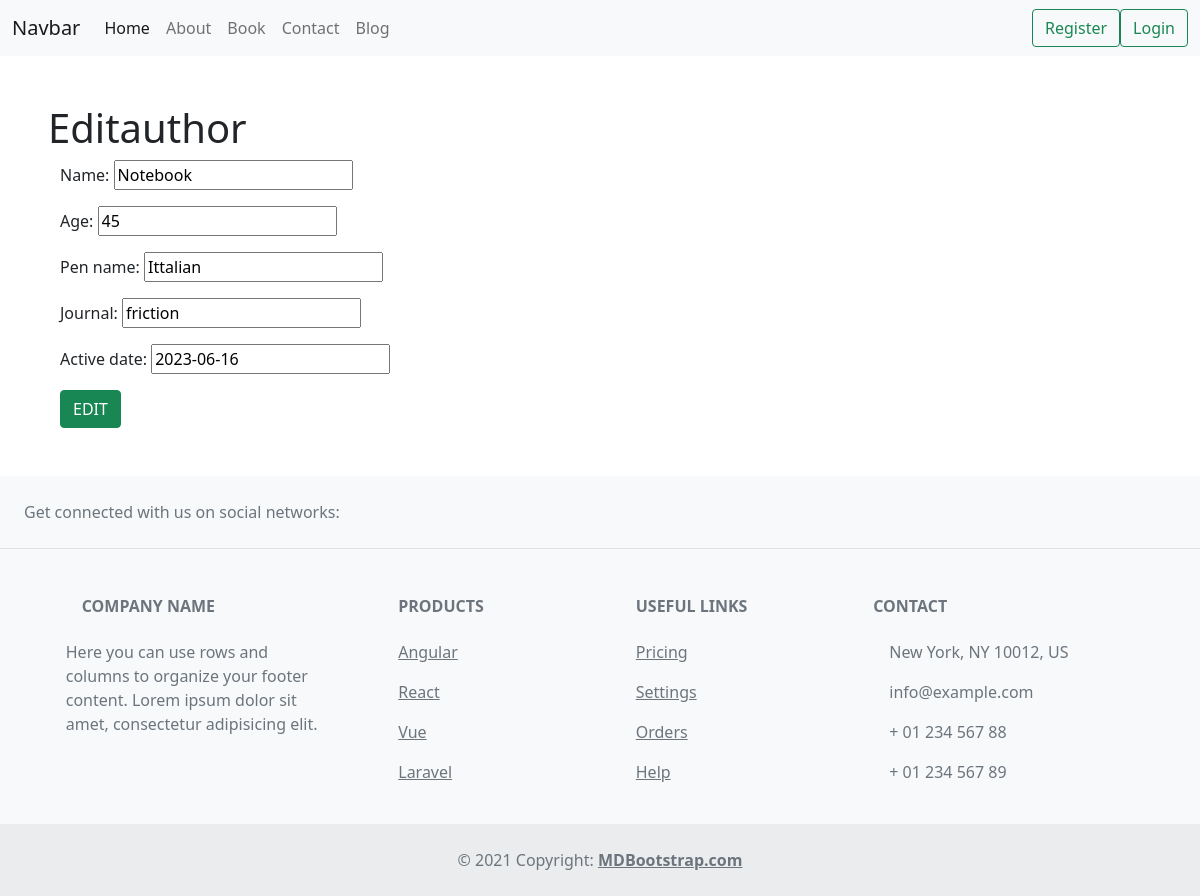
Page /editauthor/7/ on the committed database.
### home/models.py (models this page shows, shortened)
class Author(models.Model):
    name = models.CharField(max_length=200)
    age = models.PositiveIntegerField()
    pen_name = models.CharField(max_length=200)
    journal = models.CharField(max_length=200)
    active_date = models.DateField()

### home/views.py (the view)
# urls.py: path('editauthor/<int:author_id>/', views.editauthor, name="editauthor"),
def editauthor(request, author_id):
    author = Author.objects.get(id=author_id)
    if request.method == 'POST':
        form = AuthorForm(instance=author)
        form = AuthorForm(request.POST, instance=author)
        if form.is_valid():
            form.save()
            return redirect('author')
    else:
        form = AuthorForm(instance=author)
    return  render(request, 'edit_author.html', {'form':form})

### home/forms.py
class AuthorForm(forms.ModelForm):
    class Meta:
        model = Author
        fields = '__all__'

### templates/edit_author.html (shortened to what this page needs)
{% extends 'base.html' %}
{% block content %}
<section class="m-5">
    <h1>Editauthor</h1>
    <div class="container">
        <form action="" method="POST">
            {{form.as_p}}
            <button type="submit" class="btn btn-success">EDIT</button>
        </form>
    </div>
</section>
{% endblock content %}

### rows in the picture
Author: name "Notebook", age "45", pen_name "Ittalian", journal "friction", active_date "2023-06-16"
